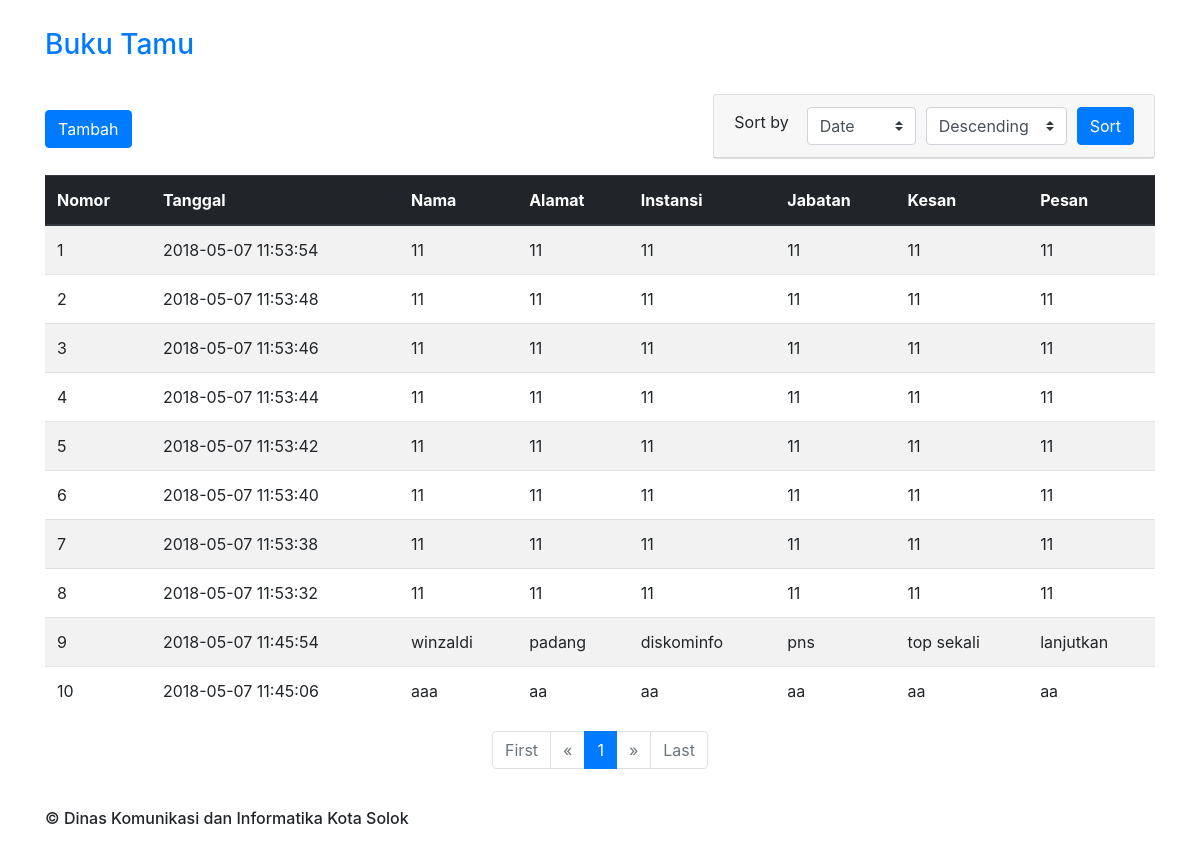
The page / on the database its author committed.
### tables this page shows
CREATE TABLE `record` (
  `id` int(11) NOT NULL,
  `date` datetime NOT NULL,
  `name` varchar(50) NOT NULL,
  `address` varchar(200) NOT NULL,
  `instansi` varchar(100) DEFAULT NULL,
  `jabatan` varchar(80) DEFAULT NULL,
  `kesan` varchar(500) DEFAULT NULL,
  `pesan` varchar(500) DEFAULT NULL,
  `ip` varchar(50) DEFAULT NULL,
  `filename` varchar(200) DEFAULT NULL
);

### application/views/RecordView.php (called while the page is built, shortened)
<?
class RecordView {
    function __construct($model, $paging, $sorting) {
        $this->model = $model;
        $this->paging = $paging;
    }
    function output($exceptionMessage = '') {
        require __ROOT__ . '/application/views/pages/header.php';
        require __ROOT__ . '/application/views/pages/record/index.php';
        require __ROOT__ . '/application/views/pages/record/pagination.php';
        require __ROOT__ . '/application/views/pages/footer.php';
    }
}

### application/controllers/RecordController.php (called while the page is built, shortened)
<?
class RecordController {
    function __construct() {
        require_once(__ROOT__ . '/application/models/RecordModel.php');
        require_once(__ROOT__ . '/application/views/RecordView.php');
    }
    function index($paging, $sorting, $exceptionMessage = '') {
        $this->model = RecordModel::getAll($paging->getPage(), $sorting->getSortColumn(), $sorting->getSortOrder());
        $this->view = new RecordView($this->model, $paging, $sorting);
        $this->view->output($exceptionMessage);
    }
}

### index.php (called while the page is built, shortened)
<?
require_once(__ROOT__ . '/application/controllers/RecordController.php');
require_once(__ROOT__ . '/application/helpers/Paging.php');
$controller = new RecordController();
$paging = new Paging($_GET['page']);
$sorting = new Sorting($_GET['sort'], $_GET['order']);
$controller->index($paging, $sorting, $exceptionMessage);

### application/models/RecordModel.php (called while the page is built, shortened)
<?
class RecordModel {
    private $date;
    private $name;
    private $address;
    private $instansi;
    private $jabatan;
    private $pesan;
    private $kesan;
    static function getAll($page, $sort_column, $sort_order) {
        $offset = __ITEMS_PER_PAGE__ * ($page - 1);
        $sql = 'SELECT * FROM record ORDER BY ' . $sort_column . ' ' . $sort_order . ' LIMIT ' . __ITEMS_PER_PAGE__ . ' OFFSET ' . $offset;
        $db = Db::getInstance();
        $stmt = $db->prepare($sql);
        $stmt->execute();
        $records = array();
        foreach ($stmt as $record) {
            $record = new RecordModel(
                $record["id"],
                $record["date"],
                $record["name"],
                $record["address"],
                $record["instansi"],
                $record["jabatan"],
                $record["kesan"],
                $record["pesan"],
                $record["ip"]
            );
            array_push($records, $record);
        }
        return $records;
    }
    public function getDate() {
        return $this->date;
    }
    public function setDate($date) {
        $this->date = $date;
    }
    public function getName() {
        return $this->name;
    }
    public function setName($name) {
        $res = trim(strip_tags($name));
        $this->name = $res;
    }
    public function getAddress() {
        return $this->address;
    }
    public function setAddress($address) {
        $res = trim(strip_tags($address));
        $this->address = $res;
    }
    public function getInstansi() {
        return $this->instansi;
    }
    public function setInstansi($instansi) {
        $res = trim(strip_tags($instansi));
        $this->instansi = $res;
    }
    public function getJabatan() {
        return $this->jabatan;
    }
    public function setJabatan($jab) {
        $res = trim(strip_tags($jab));
        $this->jabatan = $res;
    }
    public function getPesan() {
        return $this->pesan;
    }
    public function setPesan($pesan) {
        $res = trim(strip_tags($pesan));
        $this->pesan = $res;
    }
    public function getKesan() {
        return $this->kesan;
    }
    public function setKesan($kesan) {
        $res = trim(strip_tags($kesan));
        $this->kesan = $res;
    }
}

### application/helpers/Paging.php (called while the page is built, shortened)
<?
class Paging {
    private $page;
    private $total_pages;
    private $start_page;
    private $end_page;
    function __construct($page) {
        $this->setTotalPages($this->getTotalPagesFromDb());
    }
    private function getTotalPagesFromDb() {
        $db = Db::getInstance();
        $sql = "SELECT COUNT(*) FROM record";
        $sth = $db->prepare($sql);
        $sth->execute();
        $total_records = $sth->fetchColumn();
        $total_pages = ceil($total_records / __ITEMS_PER_PAGE__);
        return $total_pages;
    }
    public function getPage() {
        return $this->page;
    }
    public function setPage($page) {
        if (isset($page) && $page >= 1 && $page <= $this->total_pages) {
            $this->page = $page;
        } else {
            $this->page = $_SESSION['page'];
        }
    }
    public function getTotalPages() {
        return $this->total_pages;
    }
    private function setTotalPages($total_pages) {
        $this->total_pages = $total_pages;
    }
    public function getStartPage() {
        return $this->start_page;
    }
    private function setStartPage() {
        $this->start_page = 1;
    }
    public function getEndPage() {
        return $this->end_page;
    }
    private function setEndPage() {
        $this->end_page = $this->getTotalPages();
    }
}

### application/views/pages/record/index.php (the view, shortened to what this page needs)
<div class="row">
    <div class="col-sm-12">
        <div class="float-left">
            <div class="text-center">
                <div class="mt-3">
                    <div class="form-row align-items-center">
                        <div class="col-auto">
                            <button type="button" class="btn btn-primary" data-toggle="modal" data-target="#guestModal">Tambah</button>
                        </div>
                    </div>
                </div>
            </div>
        </div>
        <div class="float-right pb-3">
            <div class="card text-center">
                <div class="card-header">
                    <form action="index.php" method="get">
                        <div class="form-row align-items-center">
                            <div class="col-auto">
                                <label class="mr-sm-2" for="sort">Sort by</label>
                            </div>
                            <div class="col-auto">
                                <select class="custom-select mb-2 mr-sm-2 mb-sm-0" id="sort" name="sort">
                                    <option value="date" <?= ($_SESSION['sort'] == 'date' ? 'selected' : ''); ?>>Date
                                    </option>
                                </select>
                            </div>
                            <div class="col-auto">
                                <select class="custom-select mb-2 mr-sm-2 mb-sm-0" id="order" name="order">
                                    <option value="desc" <?= ($_SESSION['order'] == 'desc' ? 'selected' : ''); ?>>
                                        Descending
                                    </option>
                                </select>
                            </div>
                            <div class="col-auto">
                                <button type="submit" class="btn btn-primary">Sort</button>
                            </div>
                        </div>
                    </form>
                </div>
            </div>
        </div>
        <table class="table table-striped">
            <thead class="thead-dark">
            <tr>
                <th scope="col">Nomor</th>
                <th scope="col">Tanggal</th>
                <th scope="col">Nama</th>
                <th scope="col">Alamat</th>
                <th scope="col">Instansi</th>
                <th scope="col">Jabatan</th>
                <th scope="col">Kesan</th>
                <th scope="col">Pesan</th>
            </tr>
            </thead>
            <tbody>
            <?
            $nomor = $_GET['page'];
            if(!isset($nomor)){
                $nomor = 1;
            }else{
                if($nomor > 1){
                 $nomor = (($nomor * __ITEMS_PER_PAGE__) - __ITEMS_PER_PAGE__ )+ 1;
                }
            }
            foreach ($this->model as $record): ?>
                <? if (isset($_SESSION['loggedin']) && $_SESSION['loggedin'] == true && Db::getUserRole($_SESSION['email']) == 'admin') : ?>
                    <tr id="record<?= $record->getId(); ?>">
                <? else: ?>
                    <tr>
                <? endif; ?>
                <td><?= $nomor; ?></td>
                <td><?= $record->getDate(); ?></td>
                <? if (isset($_SESSION['loggedin']) && $_SESSION['loggedin'] == true && Db::getUserRole($_SESSION['email']) == 'admin') : ?>
                    <td class="editable" data-column="name" data-id="<?= $record->getId(); ?>"><?= $record->getName(); ?></td>
                    <td class="editable" data-column="address" data-id="<?= $record->getId(); ?>"><?= $record->getAddress(); ?></td>
                    <td class="editable" data-column="instansi" data-id="<?= $record->getId(); ?>"><?= $record->getInstansi(); ?></td>
                    <td class="editable" data-column="jabatan" data-id="<?= $record->getId(); ?>"><?= $record->getJabatan(); ?></td>
                    <td class="editable" data-column="kesan" data-id="<?= $record->getId(); ?>"><?= $record->getKesan(); ?></td>
                    <td class="editable" data-column="pesan" data-id="<?= $record->getId(); ?>"><?= $record->getPesan(); ?></td>
                <? else: ?>
                    <td><?= htmlspecialchars($record->getName()); ?></td>
                    <td><?= htmlspecialchars($record->getAddress()); ?></td>
                    <td><?= htmlspecialchars($record->getInstansi()); ?></td>
                    <td><?= htmlspecialchars($record->getJabatan()); ?></td>
                    <td><?= htmlspecialchars($record->getKesan()); ?></td>
                    <td><?= htmlspecialchars($record->getPesan()); ?></td>
                <? endif; ?>
                </tr>
            <?
                $nomor++;
            endforeach; ?>
            </tbody>
        </table>
    </div>
</div>

### application/views/pages/header.php (shortened to what this page needs)
<!doctype html>
<html lang="en">
<head>
    <link rel="stylesheet" href="https://maxcdn.bootstrapcdn.com/bootstrap/4.0.0/css/bootstrap.min.css">
    <link rel="stylesheet" href="https://maxcdn.bootstrapcdn.com/font-awesome/4.7.0/css/font-awesome.min.css">
    <link rel="stylesheet" href="public/css/styles.css">
</head>
<body>
<div class="container py-1">
    <div class="row py-4">
        <div class="col-sm-12"><h3 class="display-5"><a href="http://<?=$_SERVER['SERVER_NAME']?>">Buku Tamu</a></h3></div>
    </div>

### application/views/pages/record/pagination.php (shortened to what this page needs)
<div class="row">
    <div class="col-sm-12">
        <ul class="pagination justify-content-center">
            <li class="page-item<? if ($this->paging->getPage() == '1'): ?> disabled<? endif; ?>">
                <a class="page-link" href="index.php?page=1">First</a>
            </li>
            <li class="page-item<? if ($this->paging->getPage() == '1'): ?> disabled<? endif; ?>">
                <a class="page-link" href="index.php?page=<?= $this->paging->getPage() - 1 ?>" aria-label="Previous">
                    <span aria-hidden="true">&laquo;</span>
                </a>
            </li>
            <? for ($page_number = $this->paging->getStartPage(); $page_number <= $this->paging->getEndPage(); $page_number++): ?>
                <? if ($this->paging->getPage() == $page_number): ?>
                    <li class="page-item active">
                        <span class="page-link" href="index.php?page=<?= $page_number ?>"><?= $page_number ?></span>
                    </li>
                <? else: ?>
                    <li class="page-item">
                        <a class="page-link" href="index.php?page=<?= $page_number ?>"><?= $page_number ?></a>
                    </li>
                <? endif; ?>
            <? endfor; ?>
            <li class="page-item<? if ($this->paging->getPage() == $this->paging->getTotalPages()): ?> disabled<? endif; ?>">
                <a class="page-link" href="index.php?page=<?= $this->paging->getPage() + 1 ?>" aria-label="Next">
                    <span aria-hidden="true">&raquo;</span>
                </a>
            </li>
            <li class="page-item<? if ($this->paging->getPage() == $this->paging->getTotalPages()): ?> disabled<? endif; ?>">
                <a class="page-link" href="index.php?page=<?= $this->paging->getTotalPages() ?>">Last</a>
            </li>
        </ul>
    </div>
</div>

### application/views/pages/footer.php (shortened to what this page needs)
    <div class="row">
        <div class="col-sm-12 py-4">
            <h6>&copy; Dinas Komunikasi dan Informatika Kota <label  data-toggle="modal" data-target="#loginModal">Solok</label></h6>
        </div>
    </div>
</div>
</body>
</html>

### rows shown on the page
record: date "2018-05-07 11:53:54", name "11", address "11", instansi "11", jabatan "11", kesan "11", pesan "11"
record: date "2018-05-07 11:53:48", name "11", address "11", instansi "11", jabatan "11", kesan "11", pesan "11"
record: date "2018-05-07 11:53:46", name "11", address "11", instansi "11", jabatan "11", kesan "11", pesan "11"
record: date "2018-05-07 11:53:44", name "11", address "11", instansi "11", jabatan "11", kesan "11", pesan "11"
record: date "2018-05-07 11:53:42", name "11", address "11", instansi "11", jabatan "11", kesan "11", pesan "11"
record: date "2018-05-07 11:53:40", name "11", address "11", instansi "11", jabatan "11", kesan "11", pesan "11"
record: date "2018-05-07 11:53:38", name "11", address "11", instansi "11", jabatan "11", kesan "11", pesan "11"
record: date "2018-05-07 11:53:32", name "11", address "11", instansi "11", jabatan "11", kesan "11", pesan "11"
record: date "2018-05-07 11:45:54", name "winzaldi", address "padang", instansi "diskominfo", jabatan "pns", kesan "top sekali", pesan "lanjutkan"
record: date "2018-05-07 11:45:06", name "aaa", address "aa", instansi "aa", jabatan "aa", kesan "aa", pesan "aa"
